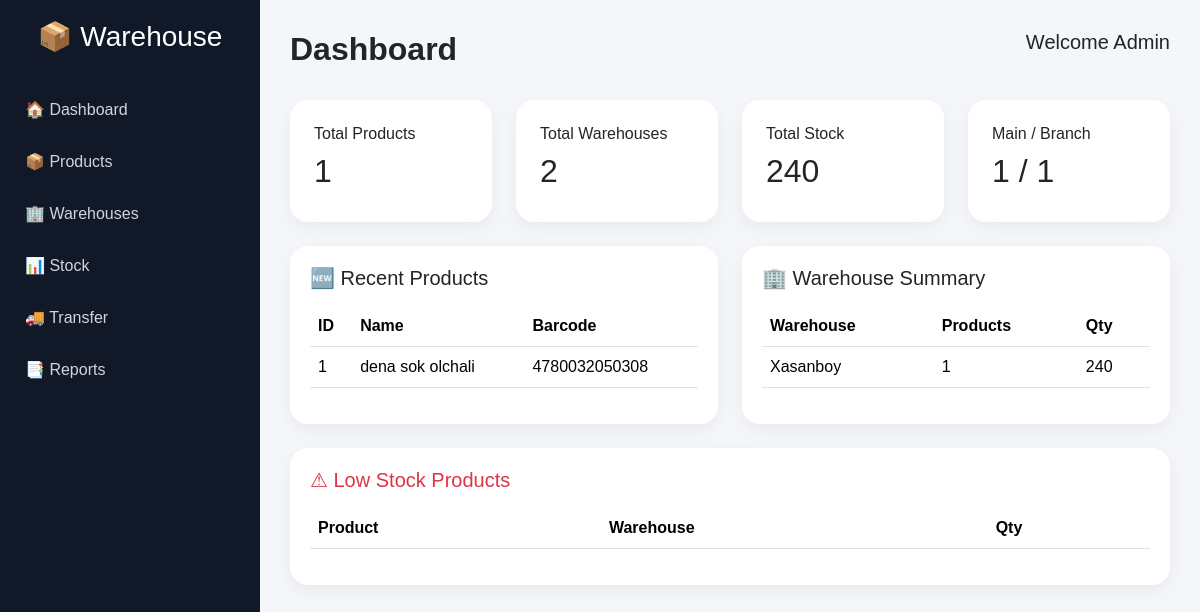
The page / on the database its author committed.
### product/models.py (models this page shows, shortened)
class Product(models.Model):
    name = models.CharField(max_length=255)
    barcode = models.CharField(max_length=100, unique=True)   # strix kod
    sku = models.CharField(max_length=100, blank=True, null=True)
    purchase_price = models.DecimalField(max_digits=12, decimal_places=2, default=0)
    sale_price = models.DecimalField(max_digits=12, decimal_places=2, default=0)
    created_at = models.DateTimeField(auto_now_add=True)

### warehouse/models.py (models this page shows, shortened)
class Warehouse(models.Model):
    TYPE_CHOICES = (
        ('main', 'Main'),
        ('branch', 'Branch'),
    )
    name = models.CharField(max_length=255)
    warehouse_type = models.CharField(max_length=20, choices=TYPE_CHOICES)
    parent = models.ForeignKey(
        'self',
        on_delete=models.SET_NULL,
        null=True,
        blank=True
    )

### warehouse/views.py (the view)
# urls.py: path('', dashboard, name='dashboard'),
def dashboard(request):
    total_products = Product.objects.count()
    total_warehouses = Warehouse.objects.count()
    total_stock = Stock.objects.aggregate(
        total=Sum('quantity')
    )['total'] or 0
    main_warehouses = Warehouse.objects.filter(
        warehouse_type='main'
    ).count()
    branch_warehouses = Warehouse.objects.filter(
        warehouse_type='branch'
    ).count()
    recent_products = Product.objects.order_by('-id')[:8]
    warehouse_stock = Stock.objects.values(
        'warehouse__name'
    ).annotate(
        total_qty=Sum('quantity'),
        total_products=Count('product')
    ).order_by('-total_qty')
    low_stock = Stock.objects.select_related(
        'product',
        'warehouse'
    ).filter(quantity__lte=5)[:10]
    context = {
        'total_products': total_products,
        'total_warehouses': total_warehouses,
        'total_stock': total_stock,
        'main_warehouses': main_warehouses,
        'branch_warehouses': branch_warehouses,
        'recent_products': recent_products,
        'warehouse_stock': warehouse_stock,
        'low_stock': low_stock,
    }
    return render(request, 'base.html', context)

### templates/base.html (shortened to what this page needs)
<!DOCTYPE html>
<html lang="en">
<head>
<link href="https://cdn.jsdelivr.net/npm/bootstrap@5.3.2/dist/css/bootstrap.min.css" rel="stylesheet">
</head>
<body>
<div class="sidebar">
    <h3>📦 Warehouse</h3>
    <a href="#">🏠 Dashboard</a>
    <a href="#">📦 Products</a>
    <a href="#">🏢 Warehouses</a>
    <a href="#">📊 Stock</a>
    <a href="#">🚚 Transfer</a>
    <a href="#">📑 Reports</a>
</div>
<div class="content">
<div class="d-flex justify-content-between mb-4">
    <h2 class="title">Dashboard</h2>
    <h5>Welcome Admin</h5>
</div>
<div class="row g-4 mb-4">
<div class="col-md-3">
<div class="card card-box p-4">
<h6>Total Products</h6>
<h2>{{ total_products }}</h2>
</div>
</div>
<div class="col-md-3">
<div class="card card-box p-4">
<h6>Total Warehouses</h6>
<h2>{{ total_warehouses }}</h2>
</div>
</div>
<div class="col-md-3">
<div class="card card-box p-4">
<h6>Total Stock</h6>
<h2>{{ total_stock }}</h2>
</div>
</div>
<div class="col-md-3">
<div class="card card-box p-4">
<h6>Main / Branch</h6>
<h2>{{ main_warehouses }} / {{ branch_warehouses }}</h2>
</div>
</div>
</div>
<div class="row g-4">
<div class="col-md-6">
<div class="table-box">
<h5 class="mb-3">🆕 Recent Products</h5>
<table class="table table-hover">
<thead>
<tr>
<th>ID</th>
<th>Name</th>
<th>Barcode</th>
</tr>
</thead>
<tbody>
{% for item in recent_products %}
<tr>
<td>{{ item.id }}</td>
<td>{{ item.name }}</td>
<td>{{ item.barcode }}</td>
</tr>
{% endfor %}
</tbody>
</table>
</div>
</div>
<div class="col-md-6">
<div class="table-box">
<h5 class="mb-3">🏢 Warehouse Summary</h5>
<table class="table table-hover">
<thead>
<tr>
<th>Warehouse</th>
<th>Products</th>
<th>Qty</th>
</tr>
</thead>
<tbody>
{% for item in warehouse_stock %}
<tr>
<td>{{ item.warehouse__name }}</td>
<td>{{ item.total_products }}</td>
<td>{{ item.total_qty }}</td>
</tr>
{% endfor %}
</tbody>
</table>
</div>
</div>
</div>
<div class="row mt-4">
<div class="col-md-12">
<div class="table-box">
<h5 class="mb-3 text-danger">⚠ Low Stock Products</h5>
<table class="table table-hover">
<thead>
<tr>
<th>Product</th>
<th>Warehouse</th>
<th>Qty</th>
</tr>
</thead>
</table>
</div>
</div>
</div>
</div>
</body>
</html>

### templates/base.html (style rules this page uses)
body { background:#f4f6f9; font-family:Arial, sans-serif; }
.sidebar { width:260px; height:100vh; background:#111827; position:fixed; left:0; top:0; color:white; padding-top:20px; }
.sidebar h3 { text-align:center; margin-bottom:30px; }
.sidebar a { display:block; color:#d1d5db; padding:14px 25px; text-decoration:none; transition:0.3s; }
.content { margin-left:260px; padding:30px; }
.card-box { border:none; border-radius:18px; box-shadow:0 6px 18px rgba(0,0,0,0.05); }
.table-box { background:white; border-radius:18px; padding:20px; box-shadow:0 6px 18px rgba(0,0,0,0.05); }
.title { font-weight:700; }

### rows shown on the page
Product: id "1", name "dena sok olchali", barcode "4780032050308"
Warehouse: warehouse__name "Xasanboy", total_products "1", total_qty "240"

### other values the page prints
{{ total_products }} "1"
{{ total_warehouses }} "2"
{{ total_stock }} "240"
{{ main_warehouses }} "1"
{{ branch_warehouses }} "1"
